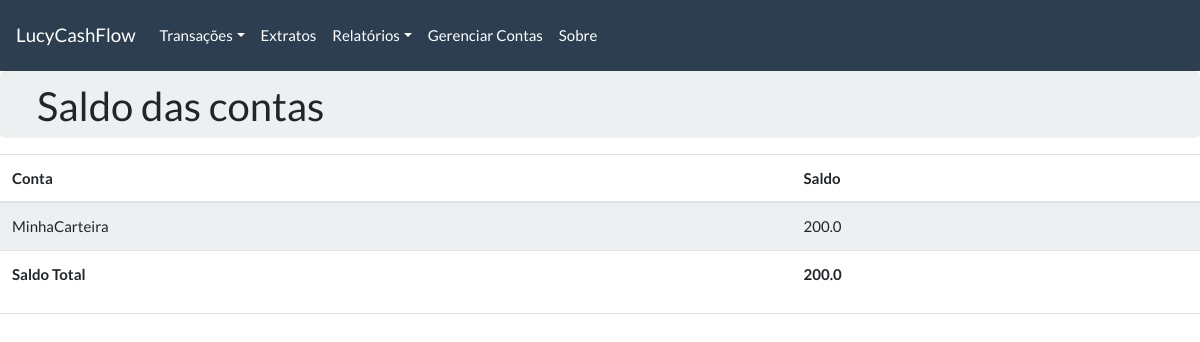
Page /saldo on the earlier database version.
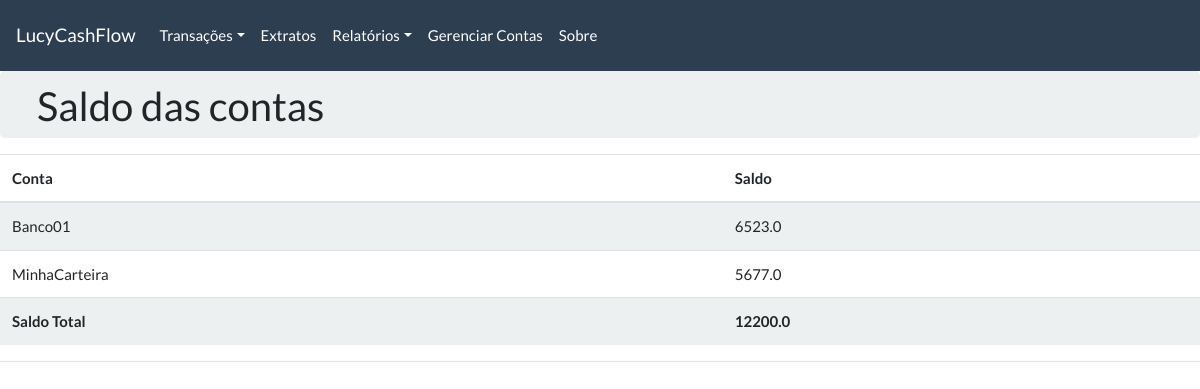
Same page on the later database version.
### tables this page shows
CREATE TABLE conta (conta_id
        INTEGER PRIMARY KEY,
        conta_nome text NOT NULL UNIQUE,
        conta_saldo DECIMAL NOT NULL);

### app_lucycashflow.py (the view)
@app.route("/saldo", methods=["GET", "POST"])
def saldo():
    connection = cdb.fconnecta()
    conf = config_db(connection)
    conf.config()
    di = request.form.get('datai', False)
    df = request.form.get('dataf', False)
    connection = cdb.fconnecta()
    conf = config_db(connection)
    conf.config()
    reports_all = genrelatorios(connection, di, df)
    bal_overall = reports_all.balance_overall()
    bal_allacc = reports_all.balance_allacc()
    return render_template('saldos.html',
                           bal_allacc=bal_allacc,
                           bal_overall=bal_overall)

### models/genrelatorios.py (called while the page is built)
    def balance_overall(self):
        connection = self.connection
        with connection:
            cursor = connection.cursor()
            query = """
            SELECT round(sum(valor),2)
            FROM (
            SELECT conta_nome , valor AS valor FROM transacao
            INNER JOIN conta ON  transacao.conta_id=conta.conta_id
            UNION ALL
            SELECT conta_nome,  valor AS valor FROM transferencia
            INNER JOIN conta ON transferencia.conta_id=conta.conta_id
            UNION ALL
            SELECT conta_nome, conta_saldo AS valor FROM conta);
            """
            result = cursor.execute(
                query)
            row = result.fetchall()
            if row is not None:
                print('Saldo geral gerado com sucesso')
                return row
            else:
                print('Nao foi possivel saldo geral')

### resources/connex.py (called while the page is built)
    def fconnecta(self):
        return sqlite3.connect(self.db_filename)

### resources/dbconfig.py (called while the page is built)
    def config(self):
        with self.connection:
            cursor = self.connection.cursor()
            cursor.execute('PRAGMA foreign_keys = ON')
            self.connection.commit()

### templates/saldos.html
{% extends "base.html" %}
{% block sub_content %}
<div class="jumbotron">
  <h2>Saldo das contas</h2>
</div>
<table class="table table-striped">
  <thead>
    <tr>
      <th>Conta</th>
      <th>Saldo</th>
    </tr>
  </thead>
  {% for row in bal_allacc %}
  <tr>
    <td>{{ row[0] }}</td>
    <td>{{ row[1] }}</td>
  </tr>
  {% endfor %}
  <tr>
    <td><b>Saldo Total</b></td>
    <td><b>{{ bal_overall[0][0] }}</b></td>
  </tr>
</table>
<hr>
{% endblock %}

Differences in the rows shown:
added conta: conta_nome "Banco01", row "6523.0"
computed for conta "MinhaCarteira": row "200.0" → "5677.0"
Other differences:
{{ bal_overall[0][0] }}: "200.0" → "12200.0"
